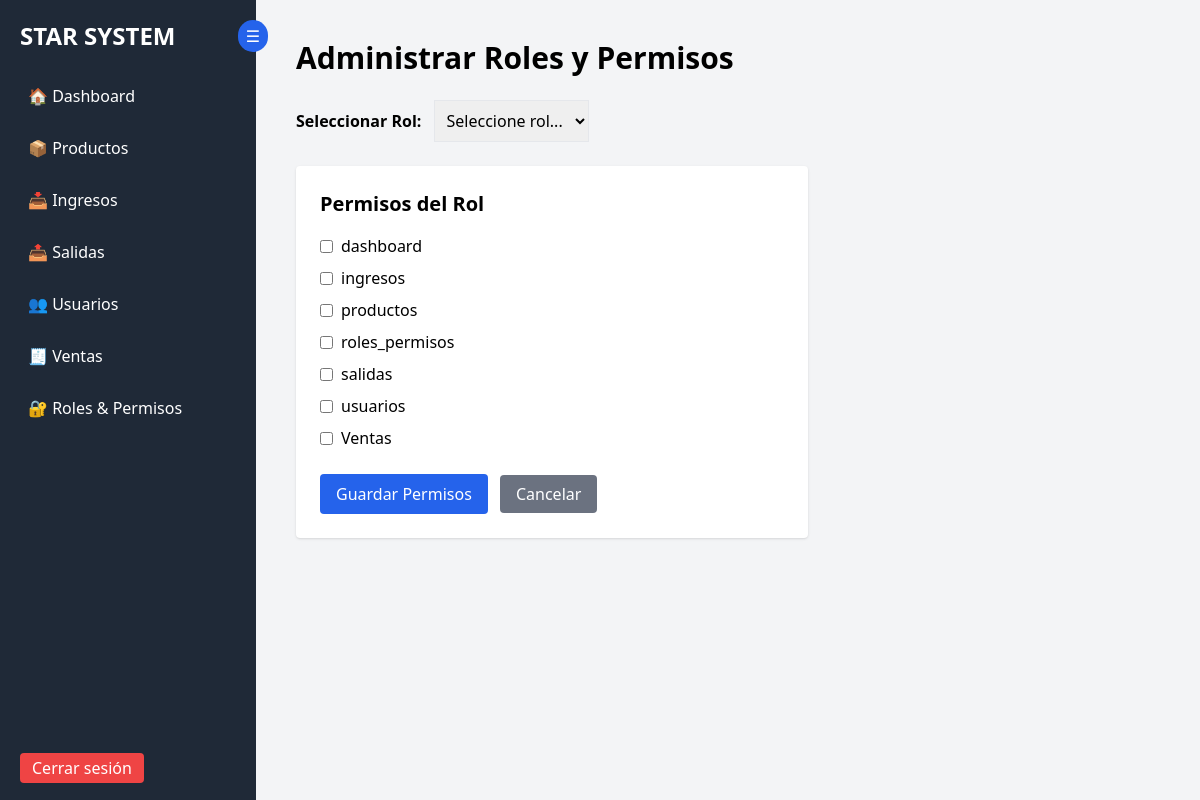
Page /dashboard/roles_permisos.php?rol=2 (signed in) on the committed database.
### tables this page shows
CREATE TABLE `modulo` (
  `idModulo` int(11) NOT NULL,
  `nombre_modulo` varchar(100) NOT NULL
);

### dashboard/roles_permisos.php (the view, shortened to what this page needs)
<?php
require_once "../config/configdb.php";
$modulos = $pdo->query("SELECT idModulo, nombre_modulo FROM modulo")->fetchAll(PDO::FETCH_ASSOC);
$rolSel = $_GET['rol'] ?? 0;
$rolPermisos = [];
if ($rolSel) {
    $sqlPerm = $pdo->prepare("SELECT idModulo FROM permisos WHERE IdRol = :r");
    $sqlPerm->execute(['r' => $rolSel]);
    $rolPermisos = array_column($sqlPerm->fetchAll(PDO::FETCH_ASSOC), 'idModulo');
}
?>
<!DOCTYPE html>
<html lang="es">
<head>
<script src="https://cdn.tailwindcss.com"></script>
</head>
<body class="bg-gray-100 flex">
<?php include "sidebar.php"; ?>
<main class="ml-64 p-10 w-full">
    <h1 class="text-3xl font-bold mb-6">Administrar Roles y Permisos</h1>
    <form method="GET" class="mb-6">
        <label class="font-semibold">Seleccionar Rol:</label>
        <select name="rol" class="border p-2 ml-2" onchange="this.form.submit()">
            <option value="">Seleccione rol...</option>
        </select>
    </form>
    <?php if ($rolSel): ?>
    <form method="POST">
        <div class="bg-white p-6 rounded shadow max-w-lg">
            <h2 class="text-xl font-semibold mb-4">Permisos del Rol</h2>
            <?php foreach ($modulos as $m): ?>
                <label class="flex items-center mb-2">
                    <input type="checkbox"
                           name="modulos[]"
                           value="<?= $m['idModulo'] ?>"
                        <?= in_array($m['idModulo'], $rolPermisos) ? 'checked' : '' ?>>
                    <span class="ml-2"><?= $m['nombre_modulo'] ?></span>
                </label>
            <?php endforeach; ?>
            <button type="submit" class="bg-blue-600 text-white px-4 py-2 rounded mt-4">
                Guardar Permisos
            </button>
            <a href="roles_permisos.php" class="bg-gray-500 text-white px-4 py-2 rounded ml-2">Cancelar</a>
        </div>
    </form>
    <?php endif; ?>
</main>
</body>
</html>

### rows in the picture
modulo: nombre_modulo "dashboard"
modulo: nombre_modulo "ingresos"
modulo: nombre_modulo "productos"
modulo: nombre_modulo "roles_permisos"
modulo: nombre_modulo "salidas"
modulo: nombre_modulo "usuarios"
modulo: nombre_modulo "Ventas"
